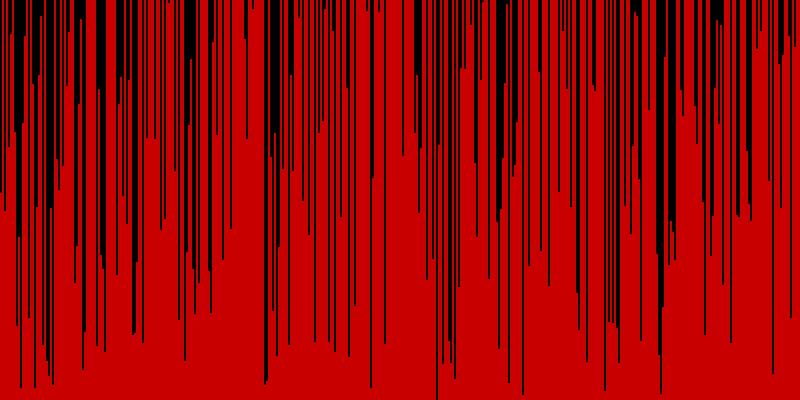
Frame 1 (no input)
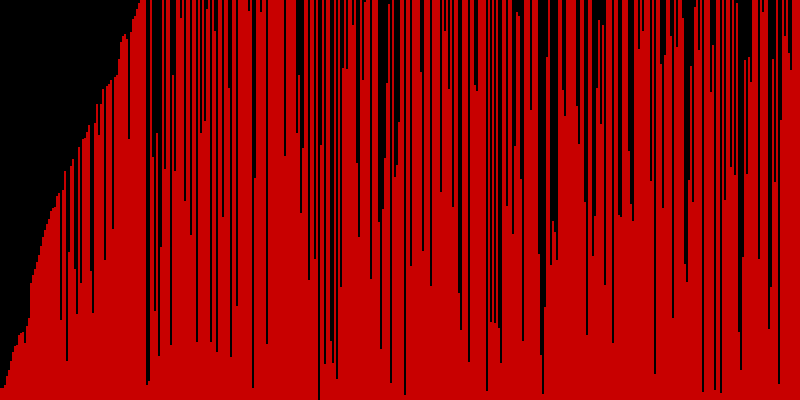
Frame 60 (the mouse pressed at the canvas centre just before this capture)
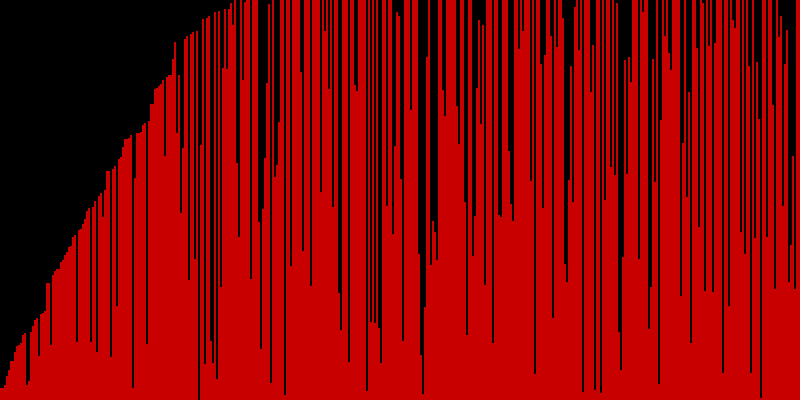
Frame 120 (the mouse held since frame 60 and released just before this capture)

The Processing sketch that drew these frames (run headless with seeded random() and noise(); from frame 60 on, the mouse is pressed at the canvas centre):

// Processing sketch: grap_temps_r_el
// ── grap_temps_r_el.pde

int x=1;
int master[]= new int[800];
int test[]= new int[800];
int o;
float s=second();
float timer;
int tar;
boolean ok=false;
int col1;
int col2;
void setup(){
  size(800,400);
  background(0);
  textAlign(CENTER);
  textSize(15);
  fill(255);
  col1=200;
  col2=0;
  rectMode(CORNER);
for ( int i = 0 ; i< master.length ; i++) {
master [i] = int(random(0,800)) ;
      print(master [i] + "|"); }println();
      test=sort(master);
}
void draw(){
  background(0);
  noStroke();
  timer=millis();
  println(ok);
  print(test);
  
  for(int i = 0; i < master.length; i++)
  {
    
  if ( master[i] != test[i] )
  {
     ok = false;
  }
}
    
   if (ok){
  col1=0;
  col2=200;
  
  for ( int i = 0 ; i< master.length ; i++) {
    if (x<master.length){
      x=x+1;
      o=i+1;
       if (master [i]>master [o]){
      tar=master [i];
      master [i]=master [o];
      master [o]=tar;}
      fill(col1,col2,0);
      rect(i*2,height,2,-master[i]);
      print(master [i] + "|");}
      
      
      else if (x==master.length){
         
         println();
         x=1;o=0;}
}}
   if (!ok){
  col1=200;
  col2=0;
  
  for ( int i = 0 ; i< master.length ; i++) {
    if (x<master.length){
      x=x+1;
      o=i+1;
       if (master [i]>master [o]){
      tar=master [i];
      master [i]=master [o];
      master [o]=tar;}
      fill(col1,col2,0);
      rect(i*2,height,2,-master[i]);
      print(master [i] + "|");}
      
      
      else if (x==master.length){
         
         println();
         x=1;o=0;}
}}
     
}
